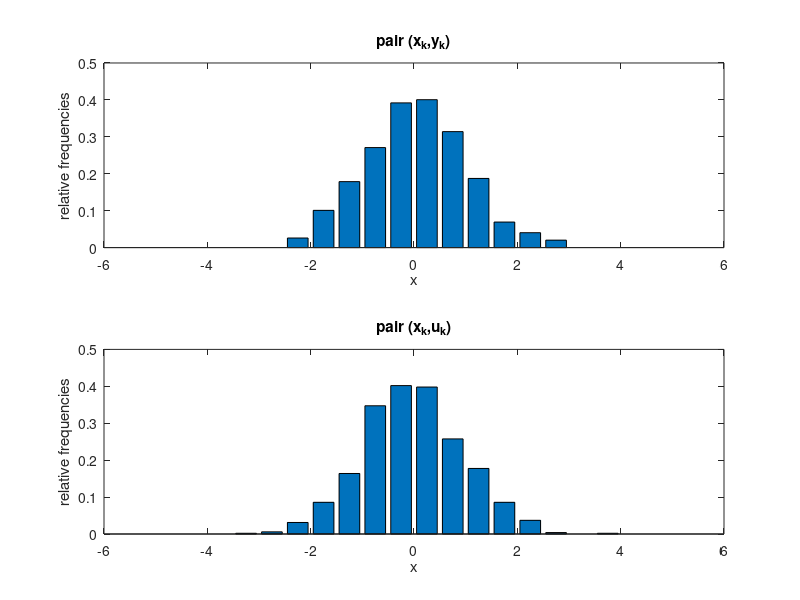

Source code (MATLAB):
N=10000;
x=randn(1,N);
y=randn(1,N);
y_fix=0.5;
y_tole=0.1;
j=1;
x_select=zeros(1);
for i=1:N
    if (y(i)<y_fix+y_tole) && (y(i)>y_fix-y_tole)
        x_select(j)=x(i);
        j=j+1;
    end
end
subplot(2,1,1);
bins=-4.25:0.5:4.25;
[yvalues,xvalues]=hist(x_select,bins);
yvalues=yvalues/(length(x_select)*0.5);
bar(xvalues,yvalues);
xlabel('x');
ylabel('relative frequencies');
title('pair (x_k,y_k)');

u=rand(1,N);
j=1;
u_select=zeros(1);
for i=1:N
    if (u(i)>0.45)&&(u(i)<0.55)
        u_select(j)=x(i);
        j=j+1;
    end
end
subplot(2,1,2);
bins=-4.25:0.5:4.25;
[yvalues,xvalues]=hist(u_select,bins);
yvalues=yvalues/(length(u_select)*0.5);
bar(xvalues,yvalues);
xlabel('x');
ylabel('relative frequencies');
title('pair (x_k,u_k)');
% the two conditional distributions are the same with marginal
% distribution, since the variables are uncorrelated.